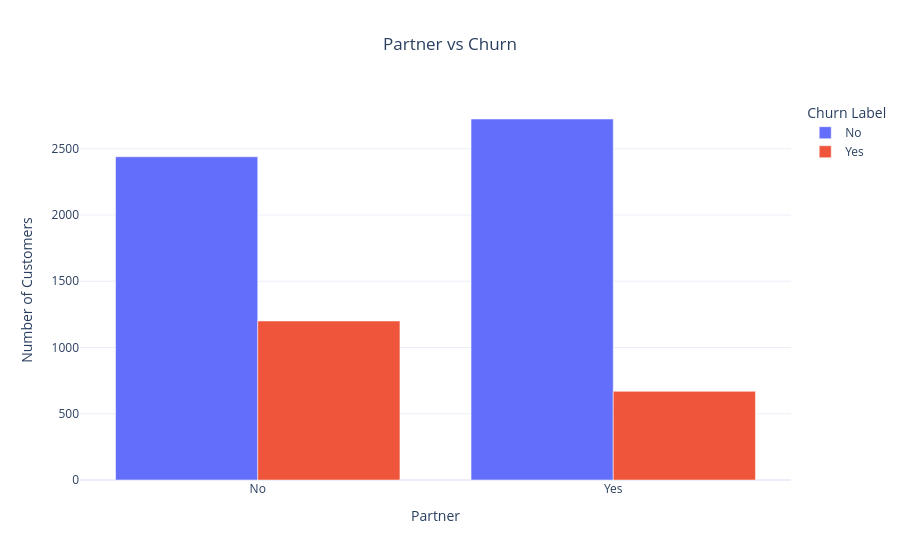

Source (notebook cell):
### Markdown cell above
### Partner vs Churn

### Code cell
partner_churn = df.groupby(['Partner', 'Churn Label']).size().reset_index(name='Count')

fig = px.bar(partner_churn, x='Partner', y='Count', color='Churn Label', barmode='group',
             title='Partner vs Churn',
             color_discrete_map={'Yes':'#ef553b', 'No':'#636efa'},
             labels={'Count': 'Number of Customers'})
             
fig.update_layout(title_x=0.5, template='plotly_white')
fig.show()

fig.write_image('../images/partner_vs_churn.png', scale=2)

### Figure 1 — Plotly figure (JSON) as saved in the notebook; plotly's stock layout.template omitted (floating-point values rounded to 4 significant figures)
{"data": [{"alignmentgroup": "True", "hovertemplate": "Churn Label=No<br>Partner=%{x}<br>Number of Customers=%{y}<extra></extra>", "legendgroup": "No", "marker": {"color": "#636efa", "pattern": {"shape": ""}}, "name": "No", "offsetgroup": "No", "orientation": "v", "showlegend": true, "textposition": "auto", "type": "bar", "x": ["No", "Yes"], "xaxis": "x", "y": [2439, 2724], "yaxis": "y"}, {"alignmentgroup": "True", "hovertemplate": "Churn Label=Yes<br>Partner=%{x}<br>Number of Customers=%{y}<extra></extra>", "legendgroup": "Yes", "marker": {"color": "#ef553b", "pattern": {"shape": ""}}, "name": "Yes", "offsetgroup": "Yes", "orientation": "v", "showlegend": true, "textposition": "auto", "type": "bar", "x": ["No", "Yes"], "xaxis": "x", "y": [1200, 669], "yaxis": "y"}], "layout": {"barmode": "group", "legend": {"title": {"text": "Churn Label"}, "tracegroupgap": 0}, "title": {"text": "Partner vs Churn", "x": 0.5}, "xaxis": {"anchor": "y", "domain": [0.0, 1.0], "title": {"text": "Partner"}}, "yaxis": {"anchor": "x", "domain": [0.0, 1.0], "title": {"text": "Number of Customers"}}}}
